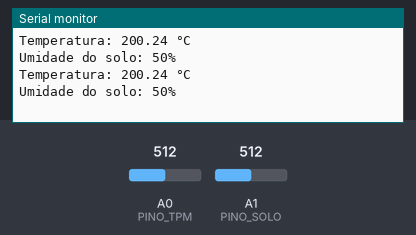
A sketch run on a simulated Arduino Uno, built with avr-gcc and run on an emulated ATmega328P. On the bench: the last lines printed to the serial monitor. Inputs (shaded band) come from the test bench; at power-on: A0 (PINO_TPM) = 512, A1 (PINO_SOLO) = 512.

Above: at 1.8 s.
1.9 s: A0 (PINO_TPM) set to 716
At 2.5 s:
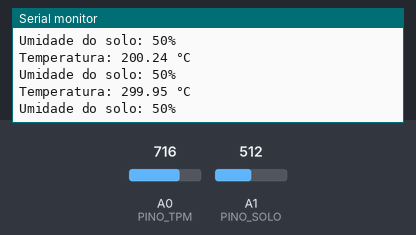
3.4 s: A1 (PINO_SOLO) set to 716
At 4.7 s:
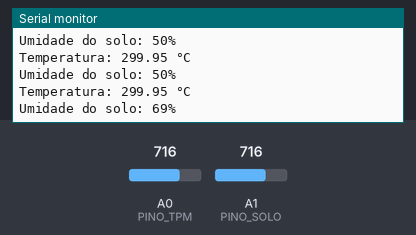
4.9 s: A0 (PINO_TPM) set to 900
At 5.8 s:
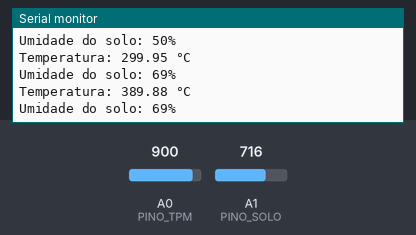
6.4 s: A1 (PINO_SOLO) set to 900
At 7.8 s:
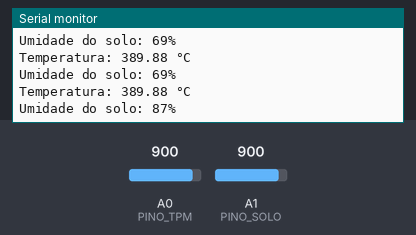
Timing chart, 0 to 8.9 s (numbered marks = the images above; inputs shaded):
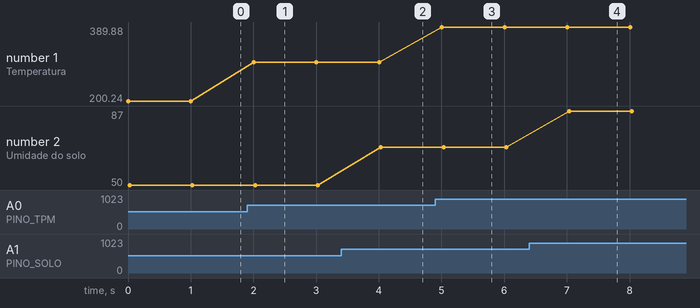

Measured:
- after the input at 1.9 s, the serial monitor: prints a new line after 0.10 s (image 1)
- after the input at 3.4 s, the serial monitor: prints a new line after 0.63 s (image 2)
- after the input at 4.9 s, the serial monitor: prints a new line after 0.11 s (image 3)
- after the input at 6.4 s, the serial monitor: prints a new line after 0.63 s (image 4)
- plotted number 1: 200.24 → 299.95 after the input at 1.9 s, 299.95 → 389.88 after the input at 4.9 s
- plotted number 2: 50 → 69 after the input at 3.4 s, 69 → 87 after the input at 6.4 s

The sketch:

Desafio2.ino
```cpp
#define PINO_TPM A0
#define PINO_SOLO A1


void setup(){
  Serial.begin(9600);
}

void loop(){

  // Leitura do TPM (exemplo com TMP36)
  int leituraTPM = analogRead(PINO_TPM);
  float tensao = leituraTPM * (5.0 / 1023.0);
  float temperatura = (tensao - 0.5) * 100;

  // Leitura do sensor de umidade do solo
  int leituraSolo = analogRead(PINO_SOLO);
  int umidadePercentual = map(leituraSolo, 0, 1023, 0, 100);

  // Exibe tudo no Serial
  Serial.print("Temperatura: ");
  Serial.print(temperatura);
  Serial.println(" °C");

  Serial.print("Umidade do solo: ");
  Serial.print(umidadePercentual);
  Serial.println("%");

  delay(1000);
}
```
